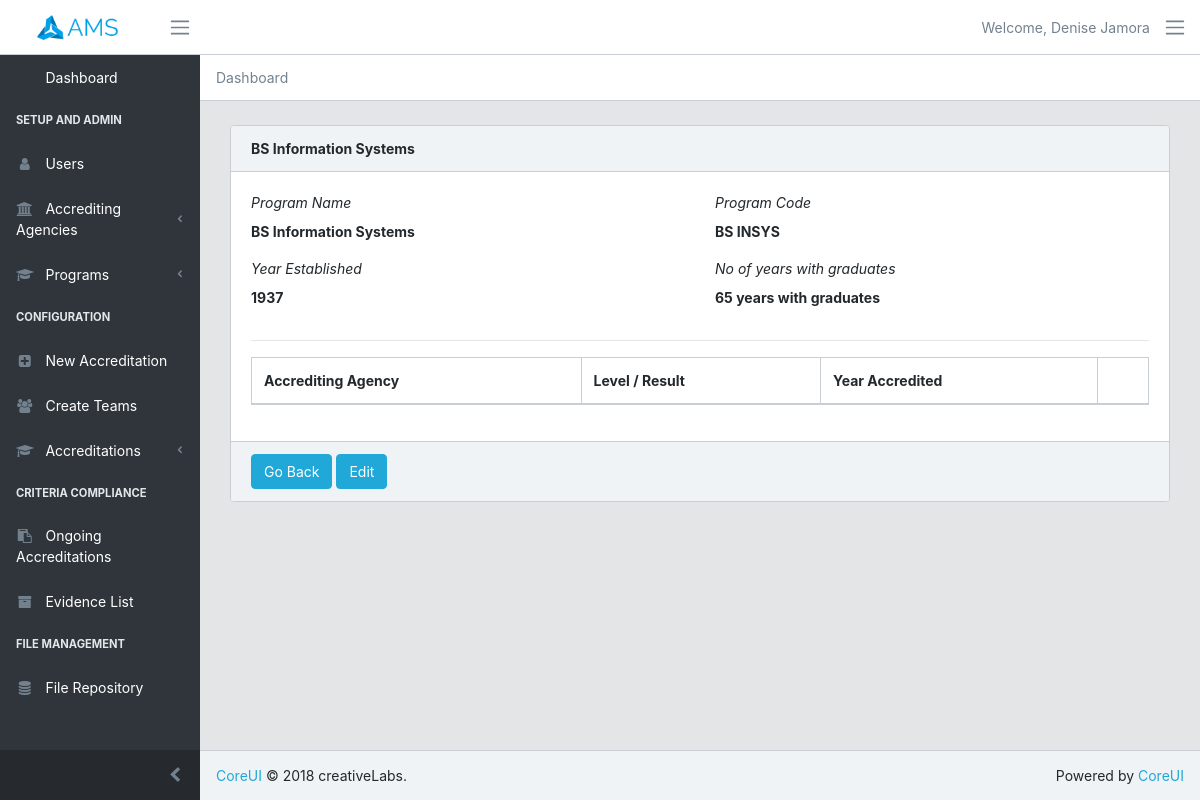
Screenshot of /viewprogram/1/ with the database file from the repository.
### ams/models.py (models this page shows, shortened)
class DegreeProgram(models.Model):
    program_code = models.CharField(max_length=60)
    program_name = models.CharField(max_length=60)
    program_est = models.CharField(max_length=60)
    program_grads = models.CharField(max_length=60)

### ams/views.py (the view)
# urls.py: path('viewprogram/<int:pk>/', views.viewprogram, name="viewprogram"),
def viewprogram(request, pk):
    program = DegreeProgram.objects.get(id=pk)
    prevs = PrevAccreditation.objects.filter(degree_program_id=pk)
    return render(request, 'ams/admin/viewprogram.html', {'program':program, 'prevs':prevs})

### ams/templates/ams/admin/viewprogram.html (shortened to what this page needs)
{% extends 'base.html' %}
{% block content %}
        <div class="container-fluid">
          <div class="animated fadeIn">
            <div class="row">
              <div class="col-sm-12">
                <div class="card">
                  <div class="card-header">
                    <strong>{{ program.program_name }}</strong>
                  </div>
                  <div class="card-body">
                    <div class="row">
                      <div class="col-sm-6">
                        <div class="form-group">
                          <i><label for="pName">Program Name</label></i>
                          <p><strong id="pName">{{ program.program_name }}</strong></p>
                        </div>
                      </div>
                      <div class="col-sm-6">
                        <div class="form-group">
                          <i><label for="pCode">Program Code</label></i>
                          <p><strong id="pCode">{{ program.program_code }}</strong></p>
                        </div>
                      </div>
                    </div>
                    <div class="row">
                      <div class="col-sm-6">
                        <div class="form-group">
                          <i><label for="pStartDate">Year Established</label></i>
                          <p><strong id="pStartDate">{{ program.program_est }}</strong></p>
                        </div>
                      </div>
                      <div class="col-sm-6">
                        <div class="form-group">
                          <i><label for="pGraduates">No of years with graduates</label></i>
                          <p><strong id="pGraduates">{{ program.program_grads }} years with graduates</strong></p>
                        </div>
                      </div>
                    </div>
                    <hr>
                    <div class="row">
                      <div class="col-md-12">
                        <table id="myTable" class="table table-responsive-sm table-striped table-bordered">
                          <thead>
                            <tr>
                              <th>Accrediting Agency</th>
                              <th>Level / Result</th>
                              <th>Year Accredited</th>
                              <th></th>
                            </tr>
                          </thead>
                        </table>
                      </div>
                    </div>
                  </div>
                  <div class="card-footer">
                    <button class="btn btn-primary" type="button"> <a href="createcheckoptionstfaculty.html" style="text-decoration: none; color:white;">Go Back</a></button>
                    <button class="btn btn-primary" type="button" onclick="">Edit</button>
                  </div>
                </div>
              </div>
            </div>
          </div>
        </div>
{% endblock %}

### rows the page displays
DegreeProgram: program_name "BS Information Systems", program_code "BS INSYS", program_est "1937", program_grads "65"
